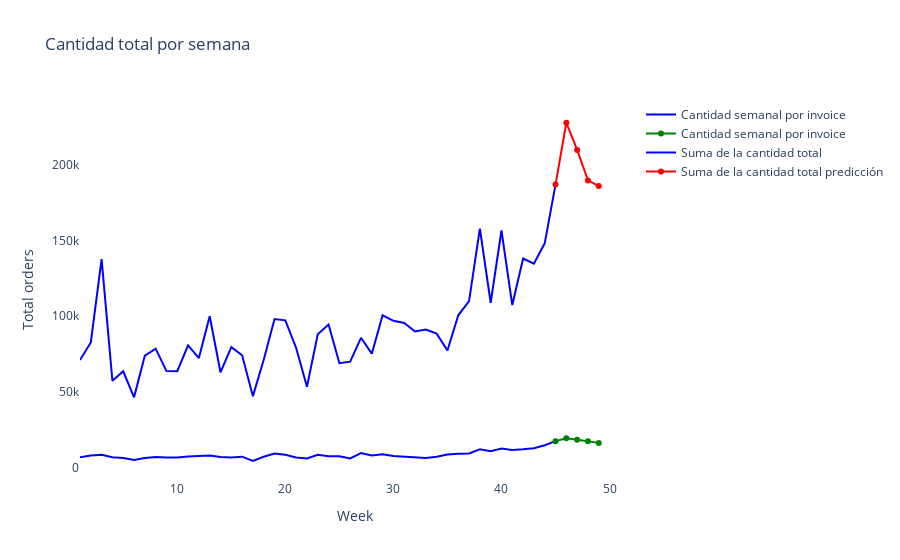

Source (notebook cell):
### Code cell
plot_data = [
    go.Scatter(
        x=tot_quantity_count["week_of_year"],
        y=tot_quantity_count['quantity'],
        name='Cantidad semanal por invoice',
        marker = dict(color = 'Blue')
        ),
    go.Scatter(
        x=tot_pred_count["week_of_year"],
        y=tot_pred_count['quantity'],
        name='Cantidad semanal por invoice',
        marker = dict(color = 'Green')
        ),
    go.Scatter(
        x=tot_quantity_sum["week_of_year"],
        y=tot_quantity_sum['quantity'],
        name='Suma de la cantidad total',
        marker = dict(color = 'Blue')
        ),
    go.Scatter(
        x=tot_pred_sum["week_of_year"],
        y=tot_pred_sum['quantity'],
        name='Suma de la cantidad total predicción',
        marker = dict(color = 'Red')
        )        
]

plot_layout = go.Layout(
        title='Cantidad total por semana',
        yaxis_title='Total orders',
        xaxis_title='Week',
        plot_bgcolor='rgba(0,0,0,0)'
    )
fig = go.Figure(data=plot_data, layout=plot_layout)
pyoff.iplot(fig)

### Figure 1 — Plotly figure (JSON) as saved in the notebook; plotly's stock layout.template omitted (floating-point values rounded to 4 significant figures)
{"data": [{"marker": {"color": "Blue"}, "name": "Cantidad semanal por invoice", "type": "scatter", "x": [1, 2, 3, 4, 5, 6, 7, 8, 9, 10, 11, 12, 13, 14, 15, 16, 17, 18, 19, 20, 21, 22, 23, 24, 25, 26, 27, 28, 29, 30, 31, 32, 33, 34, 35, 36, 37, 38, 39, 40, 41, 42, 43, 44, 45], "y": [6699, 7878, 8309, 6689, 6169, 4967, 6282, 6869, 6481, 6556, 7177, 7448, 7839, 6933, 6617, 7093, 4233, 7037, 9129, 8363, 6581, 5941, 8373, 7440, 7313, 5923, 9478, 7879, 8689, 7498, 7060, 6795, 6272, 7078, 8521, 9092, 9268, 12029, 10717, 12486, 11579, 12047, 12684, 14686, 17361]}, {"marker": {"color": "Green"}, "name": "Cantidad semanal por invoice", "type": "scatter", "x": [45, 46, 47, 48, 49], "y": [17361, 19325, 18280, 17297, 16210]}, {"marker": {"color": "Blue"}, "name": "Suma de la cantidad total", "type": "scatter", "x": [1, 2, 3, 4, 5, 6, 7, 8, 9, 10, 11, 12, 13, 14, 15, 16, 17, 18, 19, 20, 21, 22, 23, 24, 25, 26, 27, 28, 29, 30, 31, 32, 33, 34, 35, 36, 37, 38, 39, 40, 41, 42, 43, 44, 45], "y": [70935, 82583, 137713, 57278, 63556, 46340, 73892, 78530, 63659, 63638, 80628, 72297, 99943, 62882, 79480, 74096, 47110, 71151, 98083, 97244, 78971, 53285, 88049, 94455, 68877, 69931, 85677, 75195, 100581, 96932, 95533, 89842, 91141, 88416, 77295, 100561, 109984, 157901, 108852, 156606, 107352, 138096, 134656, 148135, 186952]}, {"marker": {"color": "Red"}, "name": "Suma de la cantidad total predicción", "type": "scatter", "x": [45, 46, 47, 48, 49], "y": [186952, 227848, 209855, 189734, 185966]}], "layout": {"plot_bgcolor": "rgba(0,0,0,0)", "title": {"text": "Cantidad total por semana"}, "xaxis": {"title": {"text": "Week"}}, "yaxis": {"title": {"text": "Total orders"}}}}
